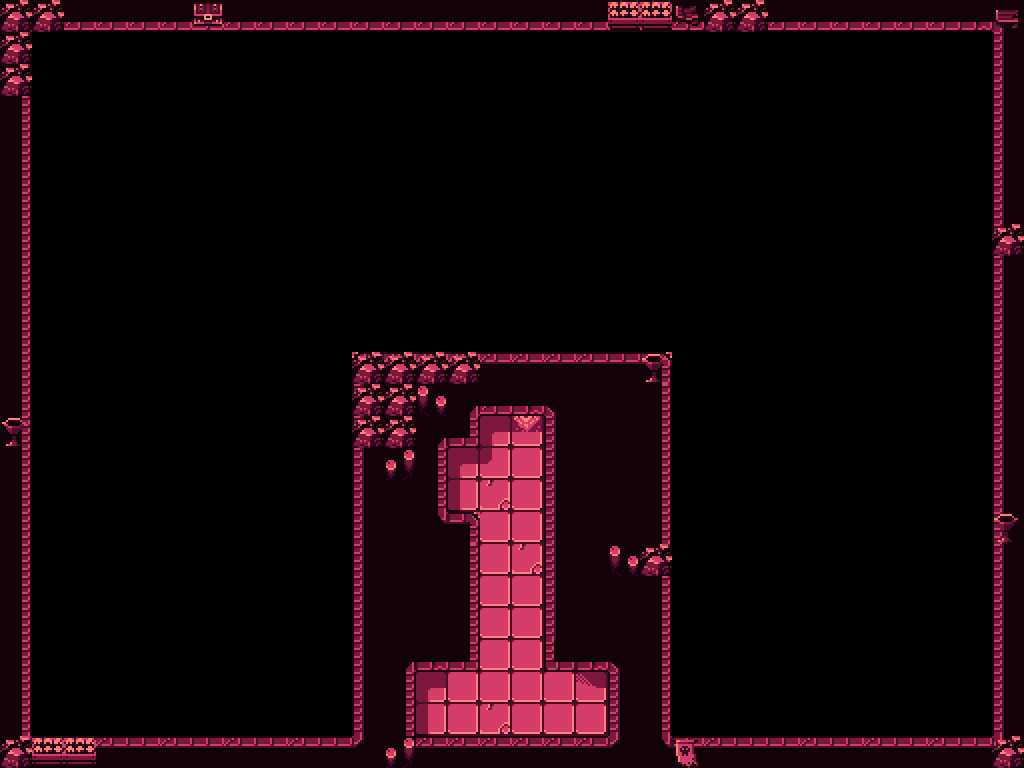

Tiled map render using the project's own tile images. Description and the whole map definition, tile-layer contents included, below:
An orthogonal 32x24 tile map with 32x32 px tiles, 2 tile layers (Wall, decoration) and 5 objects.

<map version="1.8" tiledversion="1.8.2" orientation="orthogonal" renderorder="right-down" width="32" height="24" tilewidth="32" tileheight="32" infinite="0" nextlayerid="4" nextobjectid="15">
 <tileset firstgid="1" source="Stage_1.tsx" />
 <layer id="1" name="Wall" width="32" height="24">
  <data encoding="csv">
1,2,2,2,2,2,2,2,2,2,2,2,2,2,2,2,2,2,2,2,2,2,2,2,2,2,2,2,2,2,3,4,
10,0,0,0,0,0,0,0,0,0,0,0,0,0,0,0,0,0,0,0,0,0,0,0,0,0,0,0,0,0,0,13,
10,0,0,0,0,0,0,0,0,0,0,0,0,0,0,0,0,0,0,0,0,0,0,0,0,0,0,0,0,0,0,22,
10,0,0,0,0,0,0,0,0,0,0,0,0,0,0,0,0,0,0,0,0,0,0,0,0,0,0,0,0,0,0,13,
10,0,0,0,0,0,0,0,0,0,0,0,0,0,0,0,0,0,0,0,0,0,0,0,0,0,0,0,0,0,0,22,
10,0,0,0,0,0,0,0,0,0,0,0,0,0,0,0,0,0,0,0,0,0,0,0,0,0,0,0,0,0,0,13,
10,0,0,0,0,0,0,0,0,0,0,0,0,0,0,0,0,0,0,0,0,0,0,0,0,0,0,0,0,0,0,22,
10,0,0,0,0,0,0,0,0,0,0,0,0,0,0,0,0,0,0,0,0,0,0,0,0,0,0,0,0,0,0,13,
10,0,0,0,0,0,0,0,0,0,0,0,0,0,0,0,0,0,0,0,0,0,0,0,0,0,0,0,0,0,0,22,
10,0,0,0,0,0,0,0,0,0,0,0,0,0,0,0,0,0,0,0,0,0,0,0,0,0,0,0,0,0,0,13,
10,0,0,0,0,0,0,0,0,0,0,0,0,0,0,0,0,0,0,0,0,0,0,0,0,0,0,0,0,0,0,22,
10,0,0,0,0,0,0,0,0,0,0,18,29,29,29,29,29,29,29,30,27,0,0,0,0,0,0,0,0,0,0,13,
10,0,0,0,0,0,0,0,0,0,0,22,8,8,8,8,8,8,8,8,19,0,0,0,0,0,0,0,0,0,0,22,
19,0,0,0,0,0,0,0,0,0,0,13,8,8,8,8,8,8,8,8,10,0,0,0,0,0,0,0,0,0,0,13,
10,0,0,0,0,0,0,0,0,0,0,22,8,8,8,8,8,8,8,8,19,0,0,0,0,0,0,0,0,0,0,13,
19,0,0,0,0,0,0,0,0,0,0,22,8,8,8,8,8,8,8,8,10,0,0,0,0,0,0,0,0,0,0,22,
10,0,0,0,0,0,0,0,0,0,0,13,8,8,8,8,8,8,8,8,19,0,0,0,0,0,0,0,0,0,0,13,
19,0,0,0,0,0,0,0,0,0,0,22,8,8,8,8,8,8,8,8,10,0,0,0,0,0,0,0,0,0,0,22,
10,0,0,0,0,0,0,0,0,0,0,13,8,8,8,8,8,8,8,8,10,0,0,0,0,0,0,0,0,0,0,13,
19,0,0,0,0,0,0,0,0,0,0,22,8,8,8,8,8,8,8,8,19,0,0,0,0,0,0,0,0,0,0,13,
10,0,0,0,0,0,0,0,0,0,0,13,8,8,8,8,8,8,8,8,10,0,0,0,0,0,0,0,0,0,0,22,
10,0,0,0,0,0,0,0,0,0,0,22,8,8,8,8,8,8,8,8,19,0,0,0,0,0,0,0,0,0,0,13,
19,0,0,0,0,0,0,0,0,0,0,13,8,8,8,8,8,8,8,8,10,0,0,0,0,0,0,0,0,0,0,22,
28,29,30,29,30,29,30,29,30,29,30,31,8,8,8,8,8,8,8,8,28,30,29,30,30,29,30,29,30,29,30,31
</data>
 </layer>
 <layer id="2" name="decoration" width="32" height="24">
  <data encoding="csv">
44,44,0,0,0,0,48,0,0,0,0,0,0,0,0,0,0,0,0,47,47,51,44,44,0,0,0,0,0,0,0,50,
44,0,0,0,0,0,0,0,0,0,0,0,0,0,0,0,0,0,0,0,0,0,0,0,0,0,0,0,0,0,0,0,
44,0,0,0,0,0,0,0,0,0,0,0,0,0,0,0,0,0,0,0,0,0,0,0,0,0,0,0,0,0,0,0,
0,0,0,0,0,0,0,0,0,0,0,0,0,0,0,0,0,0,0,0,0,0,0,0,0,0,0,0,0,0,0,0,
0,0,0,0,0,0,0,0,0,0,0,0,0,0,0,0,0,0,0,0,0,0,0,0,0,0,0,0,0,0,0,0,
0,0,0,0,0,0,0,0,0,0,0,0,0,0,0,0,0,0,0,0,0,0,0,0,0,0,0,0,0,0,0,0,
0,0,0,0,0,0,0,0,0,0,0,0,0,0,0,0,0,0,0,0,0,0,0,0,0,0,0,0,0,0,0,0,
0,0,0,0,0,0,0,0,0,0,0,0,0,0,0,0,0,0,0,0,0,0,0,0,0,0,0,0,0,0,0,44,
0,0,0,0,0,0,0,0,0,0,0,0,0,0,0,0,0,0,0,0,0,0,0,0,0,0,0,0,0,0,0,0,
0,0,0,0,0,0,0,0,0,0,0,0,0,0,0,0,0,0,0,0,0,0,0,0,0,0,0,0,0,0,0,0,
0,0,0,0,0,0,0,0,0,0,0,0,0,0,0,0,0,0,0,0,0,0,0,0,0,0,0,0,0,0,0,0,
0,0,0,0,0,0,0,0,0,0,0,44,44,44,44,0,0,0,0,0,54,0,0,0,0,0,0,0,0,0,0,0,
0,0,0,0,0,0,0,0,0,0,0,44,44,45,1,2,3,4,8,0,0,0,0,0,0,0,0,0,0,0,0,0,
54,0,0,0,0,0,0,0,0,0,0,44,44,1,24,25,16,13,8,0,0,0,0,0,0,0,0,0,0,0,0,0,
0,0,0,0,0,0,0,0,0,0,0,0,36,10,25,43,23,22,8,0,0,0,0,0,0,0,0,0,0,0,0,0,
0,0,0,0,0,0,0,0,0,0,0,0,0,19,34,21,23,13,8,0,0,0,0,0,0,0,0,0,0,0,0,0,
0,0,0,0,0,0,0,0,0,0,0,0,0,28,27,23,23,22,8,0,0,0,0,0,0,0,0,0,0,0,0,54,
0,0,0,0,0,0,0,0,0,0,0,0,0,8,19,23,21,13,8,45,44,0,0,0,0,0,0,0,0,0,0,0,
0,0,0,0,0,0,0,0,0,0,0,0,0,8,10,23,23,13,8,0,0,0,0,0,0,0,0,0,0,0,0,0,
0,0,0,0,0,0,0,0,0,0,0,0,0,8,19,23,23,22,8,0,0,0,0,0,0,0,0,0,0,0,0,0,
0,0,0,0,0,0,0,0,0,0,0,0,1,3,24,23,23,26,3,4,0,0,0,0,0,0,0,0,0,0,0,0,
0,0,0,0,0,0,0,0,0,0,0,0,10,25,23,23,23,23,52,13,0,0,0,0,0,0,0,0,0,0,0,0,
0,0,0,0,0,0,0,0,0,0,0,0,19,34,23,21,23,23,23,13,0,0,0,0,0,0,0,0,0,0,0,0,
44,47,47,0,0,0,0,0,0,0,0,0,36,29,29,29,29,29,29,31,0,49,0,0,0,0,0,0,0,0,0,44
</data>
 </layer>
 <objectgroup id="3" name="Col">
  <object id="6" x="1.33334" y="1.33334" width="1024" height="28" />
  <object id="8" x="352" y="356" width="320" height="378.666" />
  <object id="11" x="0" y="734.667" width="1024" height="33.3333" />
  <object id="12" x="992" y="0.863159" width="32" height="765.907" />
  <object id="13" x="0" y="2.51011" width="33.3333" height="764.601" />
 </objectgroup>
</map>